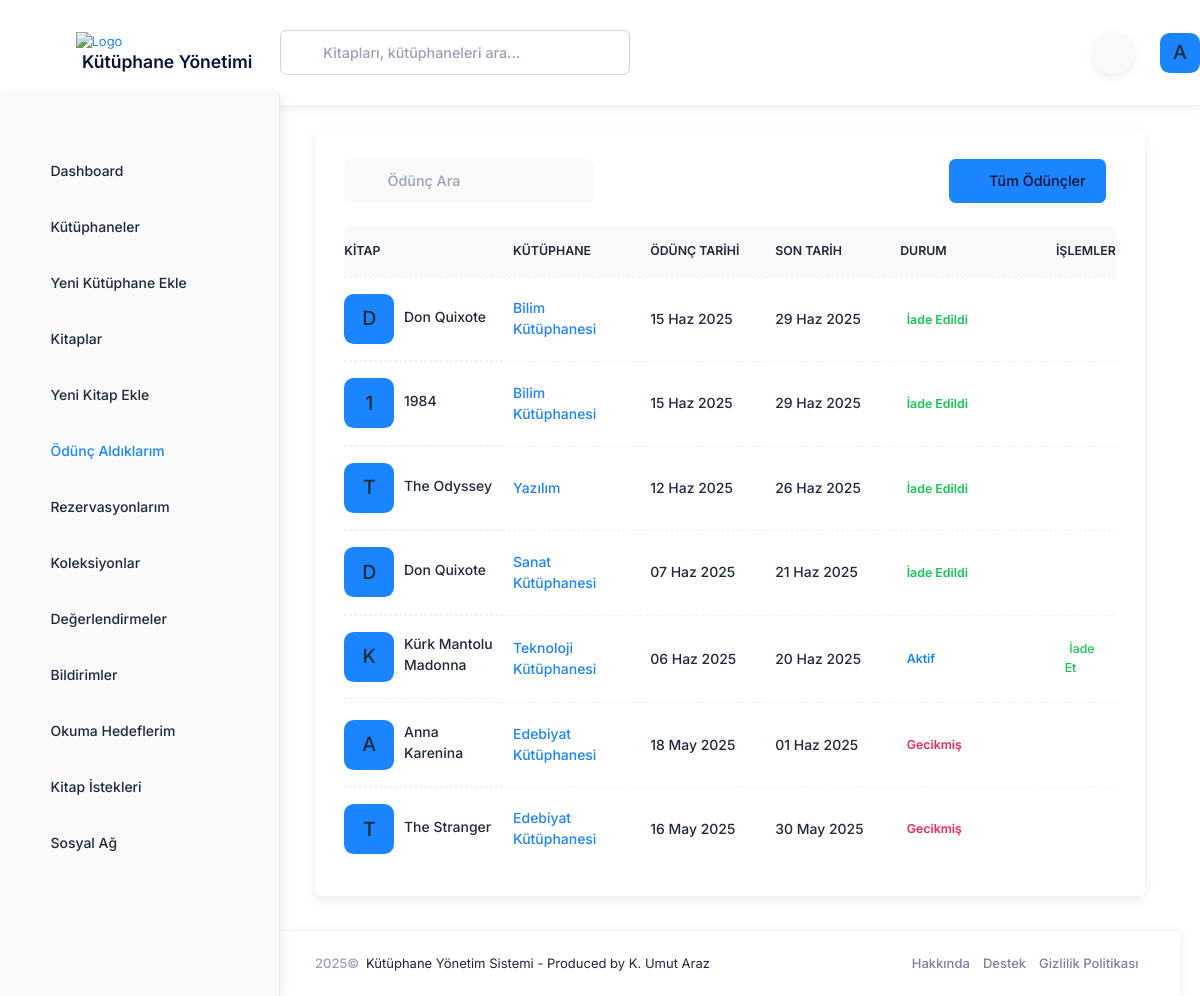
Before: /loans/my-loans/ (signed in) with the older database file.
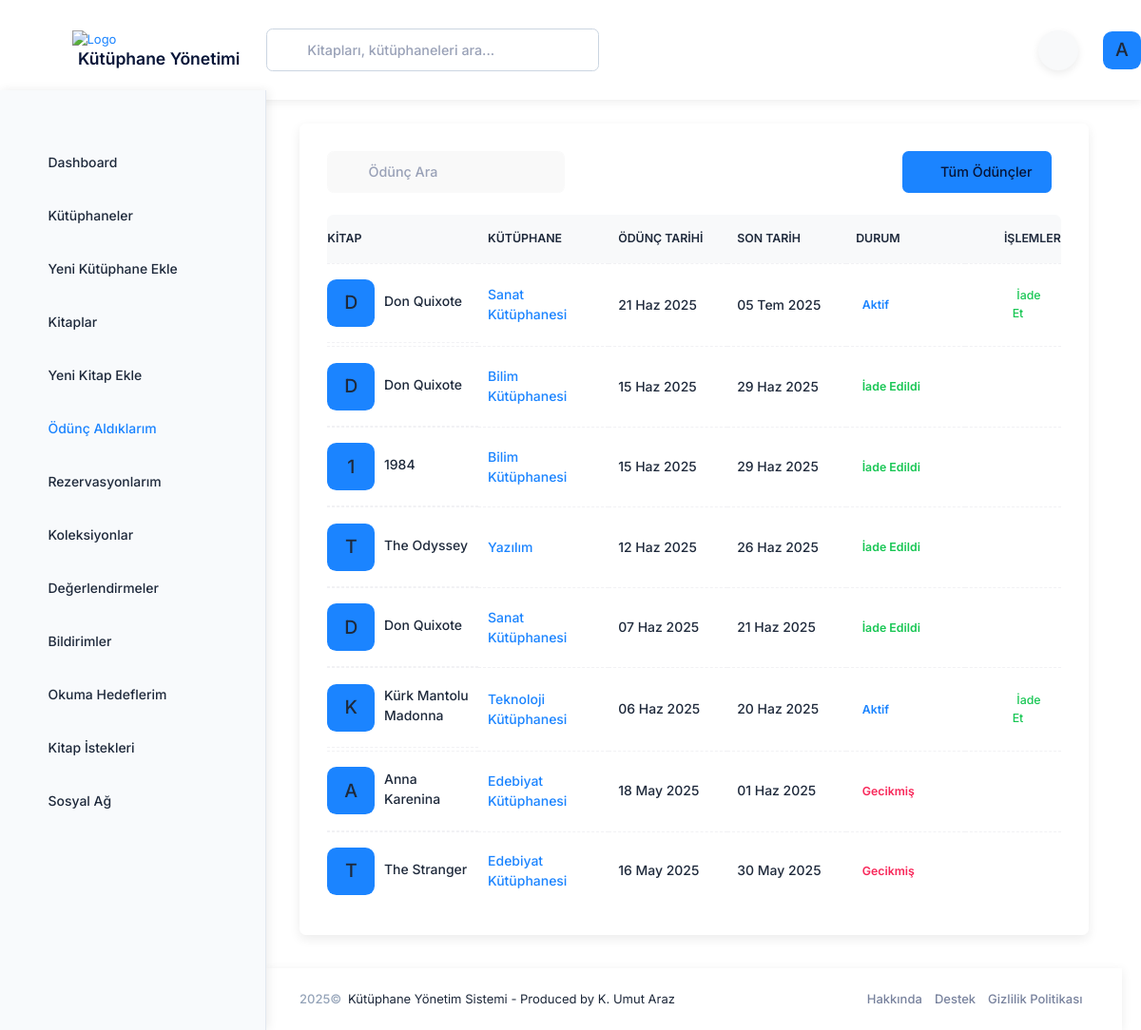
After: the same page with the newer database file.
### accounts/models.py (models this page shows, shortened)
class User(AbstractUser):
    USER_TYPE_CHOICES = (
        ('super_admin', 'Süper Yönetici'),
        ('library_admin', 'Kütüphane Yöneticisi'),
        ('reader', 'Okuyucu'),
    )
    user_type = models.CharField(
        'Kullanıcı Tipi',
        max_length=20,
        choices=USER_TYPE_CHOICES,
        default='reader',
        help_text='Kullanıcı hesabının tipini belirler.',
    )
    profile_picture = models.ImageField('Profil Resmi', upload_to='profile_pictures/', null=True, blank=True)
    phone_number = models.CharField('Telefon Numarası', max_length=20, blank=True, null=True)
    address = models.TextField('Adres', blank=True, null=True)
    class Meta:
        verbose_name = 'kullanıcı'
        verbose_name_plural = 'kullanıcılar'
    @property
    def is_super_admin(self):
        return self.user_type == 'super_admin'
    @property
    def is_library_admin(self):
        return self.user_type == 'library_admin'

### loans/models.py (models this page shows, shortened)
class Loan(models.Model):
    STATUS_CHOICES = (
        ('active', 'Aktif'),
        ('returned', 'İade Edildi'),
        ('overdue', 'Gecikmiş'),
    )
    book = models.ForeignKey(Book, verbose_name='Kitap', on_delete=models.CASCADE, related_name='loans')
    borrower = models.ForeignKey(settings.AUTH_USER_MODEL, verbose_name='Ödünç Alan', on_delete=models.CASCADE, related_name='borrowed_books')
    loaned_by = models.ForeignKey(settings.AUTH_USER_MODEL, verbose_name='Ödünç Veren', on_delete=models.CASCADE, related_name='managed_loans')
    loan_date = models.DateTimeField('Ödünç Verme Tarihi', default=timezone.now)
    due_date = models.DateTimeField('İade Tarihi')
    return_date = models.DateTimeField('Gerçek İade Tarihi', blank=True, null=True)
    status = models.CharField('Durum', max_length=10, choices=STATUS_CHOICES, default='active')
    notes = models.TextField('Notlar', blank=True, null=True)
    class Meta:
        ordering = ['-loan_date']
        verbose_name = 'Ödünç Verme'
        verbose_name_plural = 'Ödünç Vermeler'
    @property
    def status_color(self):
        color_map = {
            'active': 'primary',
            'returned': 'success',
            'overdue': 'danger'
        }
        return color_map.get(self.status, 'primary')

### books/models.py (models this page shows, shortened)
class Book(models.Model):
    STATUS_CHOICES = (
        ('available', 'Mevcut'),
        ('borrowed', 'Ödünç Verilmiş'),
        ('reserved', 'Rezerve Edilmiş'),
        ('maintenance', 'Bakımda'),
    )
    title = models.CharField('Başlık', max_length=255)
    author = models.CharField('Yazar', max_length=255)
    isbn = models.CharField('ISBN', max_length=20, blank=True, null=True)
    description = models.TextField('Açıklama', blank=True, null=True)
    cover_image = models.ImageField('Kapak Resmi', upload_to='book_covers/', blank=True, null=True)
    library = models.ForeignKey(Library, verbose_name='Kütüphane', on_delete=models.CASCADE, related_name='books')
    status = models.CharField('Durum', max_length=20, choices=STATUS_CHOICES, default='available')
    publication_year = models.PositiveIntegerField('Yayın Yılı', blank=True, null=True)
    publisher = models.CharField('Yayınevi', max_length=255, blank=True, null=True)
    language = models.CharField('Dil', max_length=50, blank=True, null=True)
    pages = models.PositiveIntegerField('Sayfa Sayısı', blank=True, null=True)
    created_at = models.DateTimeField('Oluşturulma Tarihi', auto_now_add=True)
    updated_at = models.DateTimeField('Güncellenme Tarihi', auto_now=True)
    class Meta:
        ordering = ['title', 'author']
        verbose_name = 'Kitap'
        verbose_name_plural = 'Kitaplar'

### libraries/models.py (models this page shows, shortened)
class Library(models.Model):
    name = models.CharField('Adı', max_length=255)
    description = models.TextField('Açıklama', blank=True, null=True)
    owner = models.ForeignKey(
        settings.AUTH_USER_MODEL,
        verbose_name='Sahibi',
        on_delete=models.CASCADE,
        related_name='owned_libraries'
    )
    admins = models.ManyToManyField(
        settings.AUTH_USER_MODEL,
        verbose_name='Yöneticiler',
        related_name='administered_libraries',
        blank=True
    )
    created_at = models.DateTimeField('Oluşturulma Tarihi', auto_now_add=True)
    updated_at = models.DateTimeField('Güncellenme Tarihi', auto_now=True)
    address = models.TextField('Adres', blank=True, null=True)
    phone = models.CharField('Telefon', max_length=20, blank=True, null=True)
    email = models.EmailField('E-posta', blank=True, null=True)
    class Meta:
        verbose_name = 'Kütüphane'
        verbose_name_plural = 'Kütüphaneler'
        ordering = ['name']

### loans/views.py (the view)
# urls.py: path('my-loans/', views.my_loans, name='my_loans'),
@login_required
@check_account_activation
def my_loans(request):
    my_loans = Loan.objects.filter(borrower=request.user)
    context = {
        'active_menu': 'my_loans',
        'loans': my_loans
    }
    return render(request, 'loans/my_loans.html', context)

### templates/loans/my_loans.html (shortened to what this page needs)
{% extends 'layouts/base.html' %}
{% load static %}
{% block content %}
<div class="card">
    <div class="card-header border-0 pt-6">
        <div class="card-title">
            <div class="d-flex align-items-center position-relative my-1">
                <i class="ki-outline ki-magnifier fs-3 position-absolute ms-5"></i>
                <input type="text" data-kt-loan-table-filter="search" class="form-control form-control-solid w-250px ps-13" placeholder="Ödünç Ara" />
            </div>
        </div>
        <div class="card-toolbar">
            <div class="d-flex justify-content-end">
                <a href="{% url 'loans:list' %}" class="btn btn-primary me-3">
                    <i class="ki-outline ki-book fs-2"></i>Tüm Ödünçler
                </a>
            </div>
        </div>
    </div>
    <div class="card-body py-4">
        <table class="table align-middle table-row-dashed fs-6 gy-5" id="kt_my_loans_table">
            <thead>
                <tr class="text-start text-gray-400 fw-bold fs-7 text-uppercase gs-0">
                    <th class="min-w-125px">Kitap</th>
                    <th class="min-w-125px">Kütüphane</th>
                    <th class="min-w-125px">Ödünç Tarihi</th>
                    <th class="min-w-125px">Son Tarih</th>
                    <th class="min-w-125px">Durum</th>
                    <th class="text-end min-w-100px">İşlemler</th>
                </tr>
            </thead>
            <tbody class="fw-semibold text-gray-600">
                {% for loan in loans %}
                <tr>
                    <td class="d-flex align-items-center">
                        <div class="symbol symbol-50px me-3">
                            {% if loan.book.cover_image %}
                            <img src="{{ loan.book.cover_image.url }}" class="" alt="Book Cover" />
                            {% else %}
                            <div class="symbol-label fs-2 fw-semibold bg-primary text-inverse-primary">{{ loan.book.title|first }}</div>
                            {% endif %}
                        </div>
                        <a href="{% url 'books:detail' loan.book.id %}" class="text-gray-800 text-hover-primary mb-1">{{ loan.book.title }}</a>
                    </td>
                    <td><a href="{% url 'libraries:detail' loan.book.library.id %}">{{ loan.book.library.name }}</a></td>
                    <td>{{ loan.loan_date|date:"d M Y" }}</td>
                    <td>{{ loan.due_date|date:"d M Y" }}</td>
                    <td><span class="badge badge-light-{{ loan.status_color }} fs-7 fw-bold">{{ loan.get_status_display }}</span></td>
                    <td class="text-end">
                        {% if loan.status == 'active' %}
                        <button type="button" class="btn btn-sm btn-light-success return-book-btn"
                                data-bs-toggle="modal" data-bs-target="#returnBookModal"
                                data-loan-id="{{ loan.id }}"
                                data-book-title="{{ loan.book.title }}"
                                data-book-author="{{ loan.book.author }}"
                                data-due-date="{{ loan.due_date|date:'d M Y' }}"
                                data-return-url="{% url 'loans:return' loan.id %}">
                            <i class="ki-outline ki-arrow-left fs-2 me-1"></i>İade Et
                        </button>
                        {% endif %}
                    </td>
                </tr>
                {% empty %}
                <tr>
                    <td colspan="6" class="text-center">Henüz hiç ödünç aldığınız kitap bulunmuyor.</td>
                </tr>
                {% endfor %}
            </tbody>
        </table>
    </div>
</div>
{% endblock %}

### templates/includes/header.html (shortened to what this page needs)
{% load static %}
<div id="kt_app_header" class="app-header d-flex flex-column flex-stack">
    <div class="d-flex flex-stack flex-grow-1">
        <div class="app-header-logo d-flex align-items-center ps-lg-12" id="kt_app_header_logo">
            <div id="kt_app_sidebar_toggle"
                class="app-sidebar-toggle btn btn-sm btn-icon bg-body btn-color-gray-500 btn-active-color-primary w-30px h-30px ms-n2 me-4 d-none d-lg-flex"
                data-kt-toggle="true" data-kt-toggle-state="active" data-kt-toggle-target="body"
                data-kt-toggle-name="app-sidebar-minimize">
                <i class="ki-outline ki-abstract-14 fs-3 mt-1"></i>
            </div>
            <a href="{% url 'dashboard' %}" class="app-sidebar-logo">
                <img src="{% static 'media/logos/arazumut_logo.svg' %}" alt="Logo" class="h-50px" /> <br>
                <span class="ms-2 h3 fw-bold">Kütüphane Yönetimi</span>
            </a>
        </div>
        <div class="app-navbar flex-grow-1 justify-content-end" id="kt_app_header_navbar">
            <div class="app-navbar-item d-flex align-items-stretch flex-lg-grow-1">
                <div id="kt_header_search" class="header-search d-flex align-items-center w-lg-350px"
                    data-kt-search-keypress="true" data-kt-search-min-length="2" data-kt-search-enter="enter"
                    data-kt-search-layout="menu" data-kt-search-responsive="true" data-kt-menu-trigger="auto"
                    data-kt-menu-permanent="true" data-kt-menu-placement="bottom-start">
                    <form action="{% url 'search' %}" method="GET" data-kt-search-element="form" class="d-none d-lg-block w-100 position-relative mb-5 mb-lg-0"
                        autocomplete="off">
                        <i
                            class="ki-outline ki-magnifier search-icon fs-2 text-gray-500 position-absolute top-50 translate-middle-y ms-5"></i>
                        <input type="text" class="search-input form-control form-control border h-lg-45px ps-13"
                            name="q" value="{{ request.GET.q|default:'' }}" placeholder="Kitapları, kütüphaneleri ara..." data-kt-search-element="input" />
                    </form>
                </div>
            </div>
            <div class="app-navbar-item me-3">
                <button class="theme-toggle" onclick="toggleTheme()" type="button" title="Temayı değiştir" aria-label="Tema değiştir">
                    <i class="fas fa-moon"></i>
                </button>
            </div>
            <div class="app-navbar-item ms-3 ms-lg-5" id="kt_header_user_menu_toggle">
                <div class="cursor-pointer symbol symbol-35px symbol-md-40px"
                    data-kt-menu-trigger="{default: 'click', lg: 'hover'}" data-kt-menu-attach="parent"
                    data-kt-menu-placement="bottom-end">
                    {% if user.profile_picture %}
                    <img src="{{ user.profile_picture.url }}" alt="user" />
                    {% else %}
                    <div class="symbol-label fs-2 bg-primary text-white">
                        {{ user.username|first|upper }}
                    </div>
                    {% endif %}
                </div>
            </div>
        </div>
    </div>
</div>

Changed rows visible on the page:
added Loan: book|first "D", book "Don Quixote", book.library.name "Sanat Kütüphanesi", loan_date "21 Haz 2025", due_date "05 Tem 2025", status "Aktif"
